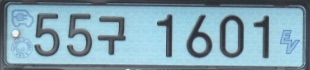
#> input picture data/55구1601_1625339435.jpg, 310 x 70 px
$ python -i pcv_g.py   (imports and definitions only)
#> lines starting #> are read from the running program, lines starting #| are printed output that depends on the picture; after the words box and inside, x2 and y2 are one past the last pixel; in counts of white or black regions, pixels touching at a corner belong together
#> further down, picture is the input picture: shape (70, 310, 3); mean B, G, R 178.2, 164.2, 131.2
# using pure cv method to find the license plate letters
import os
import math
import glob
import random

import cv2
import numpy as np
from PIL import Image, ImageDraw, ImageFont
import matplotlib.pyplot as plt


def cv_imread(filePath):
    cv_img = cv2.imdecode(np.fromfile(filePath,dtype=np.uint8),-1)
    return cv_img


# fun to find mask of image
def find_masks(img, debug=False):
#> called with debug = False
    origin_img = img.copy()

    # # to rgb
    # img = cv2.cvtColor(img, cv2.COLOR_BGR2RGB)
    # img[:, :, 0] = cv2.equalizeHist(img[:, :, 0])
    # img[:, :, 2] = cv2.equalizeHist(img[:, :, 2])

    img = cv2.cvtColor(img, cv2.COLOR_BGR2HSV)
#> img: shape (70, 310, 3); mean H, S, V 100.2, 65.2, 178.2
    # 增强对比度
    img[:, :, 2] = cv2.equalizeHist(img[:, :, 2])
#> img: shape (70, 310, 3); mean H, S, V 100.2, 65.2, 129.1

    # blur the image
    # img = cv2.GaussianBlur(img, (3, 3), 0, 0)
    # hsv_image = cv2.cvtColor(img, cv2.COLOR_BGR2HSV)
    # normalize the image
    img = cv2.normalize(img, None, 0, 255, cv2.NORM_MINMAX)


    # Define the ranges for green and white in HSV color space
    color_lower = (00, 00, 180)
    color_upper = (255, 100, 255)

    # Create masks for green and white regions
    color_mask = cv2.inRange(img, color_lower, color_upper)
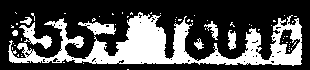
#> color_mask: shape (70, 310); 31.9% white; 63 white regions (55 under 20 px), largest, box (x1, y1, x2, y2) and area: (8, 12, 302, 66) 5818, (19, 22, 52, 49) 306, (78, 21, 116, 35) 277

    return color_mask

# list of all img files under the dir_path
# [46 lines left out: functions get_img_list, show_imgs, save_imgs, not called in this run]
        # break

# main
# [5 lines not run here, left out]
    # show_imgs(img_path_list=img_list, debug=True)

>>> import cv2
>>> picture = cv2.imread('../data/55구1601_1625339435.jpg')
>>> result = find_masks(picture)

$ run again, on data/79버1012_1625465514.jpg
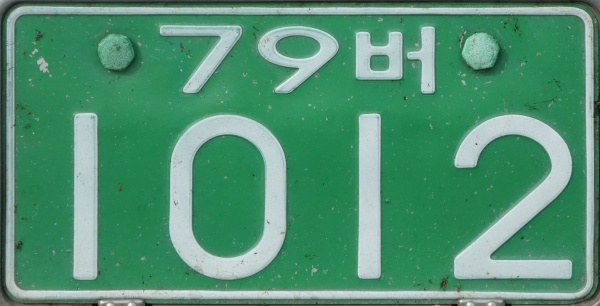
#> input picture data/79버1012_1625465514.jpg, 600 x 306 px
#> picture is the input picture: shape (306, 600, 3); mean B, G, R 114.2, 145.2, 80.8
#> in find_masks, `color_mask = cv2.inRange(img, color_lower, color_upper)`:
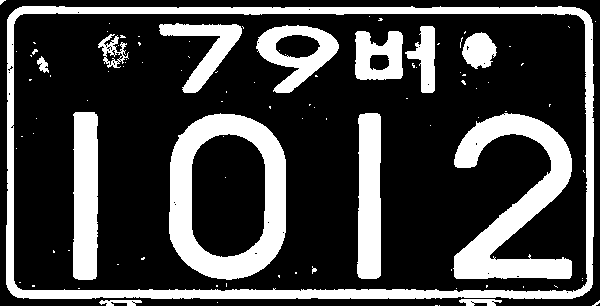
#> color_mask: shape (306, 600); 25.9% white; 100 white regions (85 under 20 px), largest, box (x1, y1, x2, y2) and area: (6, 6, 594, 299) 13195, (169, 113, 286, 280) 8820, (453, 113, 572, 279) 8317
